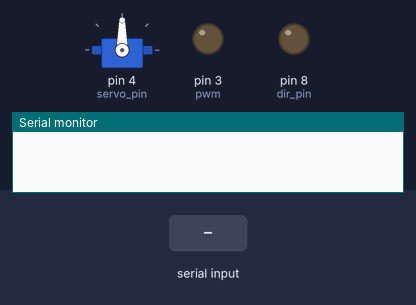
A sketch run on a simulated Arduino Uno, built with avr-gcc and run on an emulated ATmega328P. On the bench: servo, output pins drawn as LEDs (lit = HIGH), the last lines printed to the serial monitor. The inputs (shaded band) are chosen by the test bench.

Above: at 1.2 s.
1.3 s: "0," received over the second serial link
At 3.5 s:
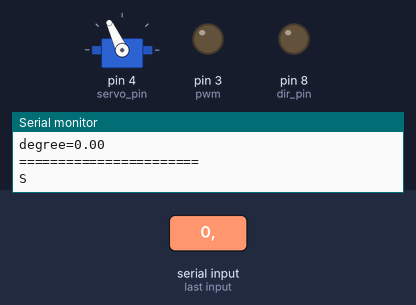
3.8 s: "1," received over the second serial link
At 5.6 s:
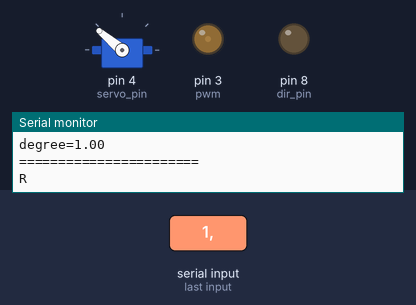
6.3 s: "200," received over the second serial link
At 8.5 s:
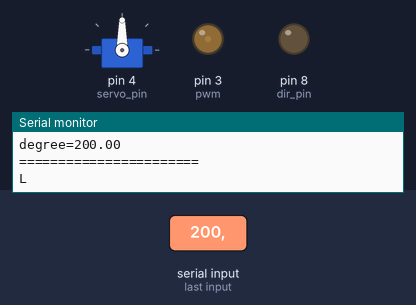
8.8 s: "1," received over the second serial link
At 10.6 s:
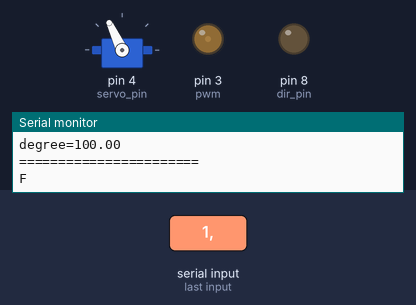
11.3 s: "5," received over the second serial link
At 13.7 s:
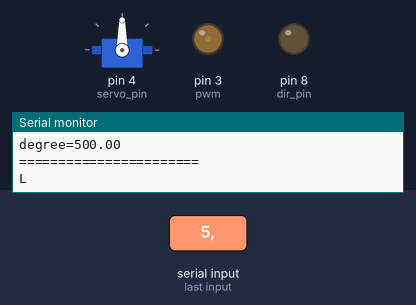
Timing chart, 0 to 14.8 s (numbered marks = the images above; inputs shaded):
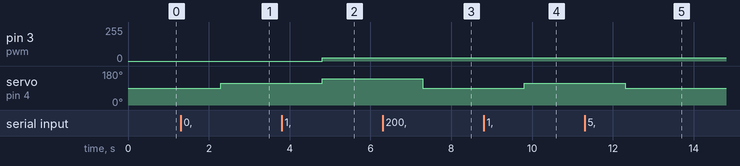

Measured:
- after the input at 1.3 s, servo on pin 4 (servo_pin): 90° → 115° after 1.0 s
- after the input at 3.8 s, pin 3 (pwm): 0/255 → 25/255 after 1.0 s; servo on pin 4 (servo_pin): 115° → 140° after 1.0 s
- after the input at 6.3 s, servo on pin 4 (servo_pin): 140° → 90° after 1.0 s
- after the input at 8.8 s, servo on pin 4 (servo_pin): 90° → 115° after 1.0 s
- after the input at 11.3 s, servo on pin 4 (servo_pin): 115° → 90° after 1.0 s

The sketch:

read2.ino
```cpp
#include <SoftwareSerial.h>
#include <math.h>
#include <Servo.h>

SoftwareSerial my_serial(10, 11);
Servo SB1;


int servo_pin = 4;
int pwm = 3;
int dir_pin = 8;

int flag = 0;

float data[2];

//float x = 0;
//float y = 0;
//float r = 0;

char char1[10];
float degree = 0;
float distance = 0;


int dir = 0;
int rc_degree = 0;
int power = 0;


void setup() {
  Serial.begin(57600);
  my_serial.begin(38400);

  SB1.attach(servo_pin);

  pinMode(pwm, OUTPUT);
  pinMode(dir_pin, OUTPUT);
}


void recvData(int i)
{

  byte m = my_serial.readBytesUntil(',', char1, 10);
  data[m] = '\0';
  data[i] = atof(char1);


  if (i == 0) {
    distance = data[i];
    Serial.print("distance=");
    Serial.println(data[i], 2);
  }
  if (i == 1)
  {
    degree = data[i];
    Serial.print("degree=");
    Serial.println(data[i], 2);
    Serial.println("=======================");
  }

}


void loop() {

  if (my_serial.available())
  {
    if (flag == 0)
    {
      recvData(0);
      flag = 1;
    }
    if (flag == 1)
    {
      recvData(1);
      flag = 0;
    }


    if (distance > 0.55) {
      if (degree < 75) {
        Serial.println('R');
        dir = 0;
        rc_degree = 140;
        power = 25;
      }

      else if (degree > 105) {
        Serial.println('L');
        dir = 0;
        rc_degree = 90;
        power = 25;
      }

      else if (degree >= 75 && degree <= 105) {
        Serial.println('F');
        dir = 0;
        rc_degree = 115;
        power = 25;
      }
    }

    else {
      Serial.println('S');
      dir = 0;
      rc_degree = 115;
      power  = 0;
    }


    SB1.write(rc_degree);
    digitalWrite(dir_pin, dir);
    analogWrite(pwm, power);

  }
}
```
